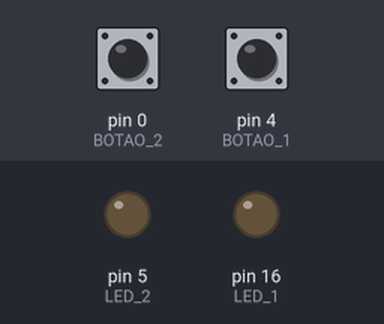
The sketch below on a simulated Arduino Uno, built with avr-gcc and run on an emulated ATmega328P. Shown: output pins drawn as LEDs (lit = HIGH). Inputs (shaded band) come from the test bench; at power-on: pin 0 (BOTAO_2) HIGH, pin 4 (BOTAO_1) HIGH.

Above: at 1.2 s.
1.3 s: pin 0 (BOTAO_2) pulled LOW for 0.15 s
At 1.4 s:
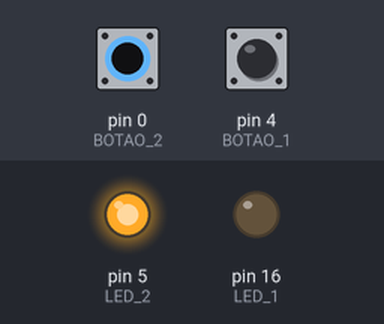
3.0 s: pin 4 (BOTAO_1) pulled LOW for 0.15 s
At 3.1 s:
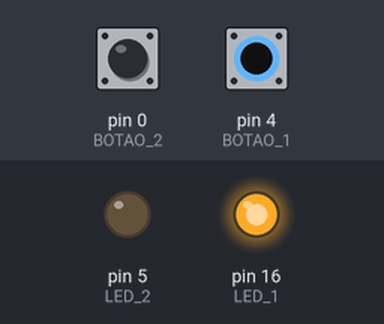
4.7 s: pin 4 (BOTAO_1) pulled LOW for 3.2 s
At 9.1 s:
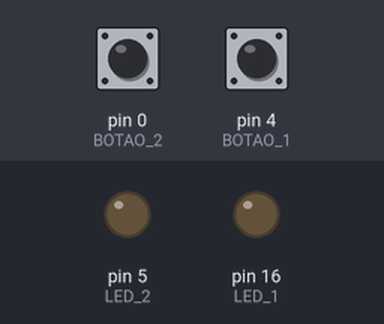
9.4 s: pin 0 (BOTAO_2) pulled LOW for 3.2 s
At 10.4 s:
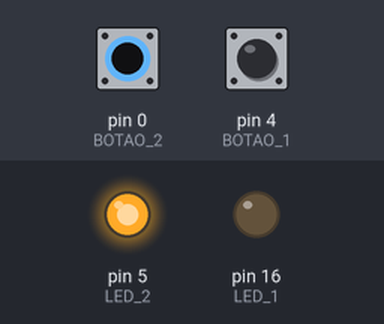
14.1 s: pin 0 (BOTAO_2) driven LOW and pin 4 (BOTAO_1) driven LOW
At 15.3 s:
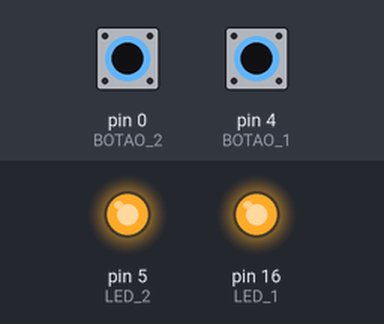
Timing chart, 0 to 16.8 s (numbered marks = the images above; inputs shaded):
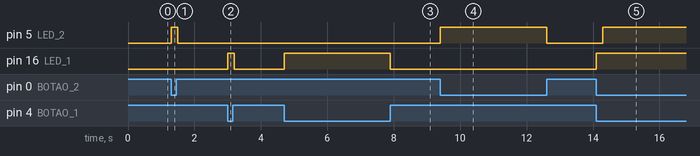

Measured:
- after the input at 1.3 s, pin 5 (LED_2): LOW → HIGH at once, → LOW 0.20 s later
- after the input at 3.0 s, pin 16 (LED_1): LOW → HIGH at once, → LOW 0.20 s later
- after the input at 4.7 s, pin 16 (LED_1): LOW → HIGH at once, → LOW 3.2 s later
- after the input at 9.4 s, pin 5 (LED_2): LOW → HIGH at once, → LOW 3.2 s later
- after the input at 14.1 s, pin 5 (LED_2): LOW → HIGH after 0.20 s; pin 16 (LED_1): LOW → HIGH at once

The sketch:

quinto.ino
```cpp
// Duas formas de definir os pinos:
// Pela numeração do NodeMCU:
//#define LED_1   D0
//#define LED_2   D1
//#define BOTAO_1 D2
//#define BOTAO_2 D3

// Pela numeração do GPIO:
#define LED_1   16
#define LED_2   5
#define BOTAO_1 4
#define BOTAO_2 0

void setup()
{
  // Configura LEDs como saída
  pinMode(LED_1, OUTPUT);
  pinMode(LED_2, OUTPUT);

  // Configura botões como entrada
  pinMode(BOTAO_1, INPUT_PULLUP);
  pinMode(BOTAO_2, INPUT_PULLUP);
}

void loop()
{
  // Leitura do botão 1
  if(digitalRead(BOTAO_1) == 0)
  {
    digitalWrite(LED_1, HIGH);
    delay(200); // debounce do botão
  }
  else // Se não está pressionado
  {
    digitalWrite(LED_1, LOW);
  }

  // Leitura do botão 2
  if(digitalRead(BOTAO_2) == 0)
  {
    digitalWrite(LED_2, HIGH);
    delay(200); // debounce do botão
  }
  else // Se não está pressionado
  {
    digitalWrite(LED_2, LOW);
  }
}
```
